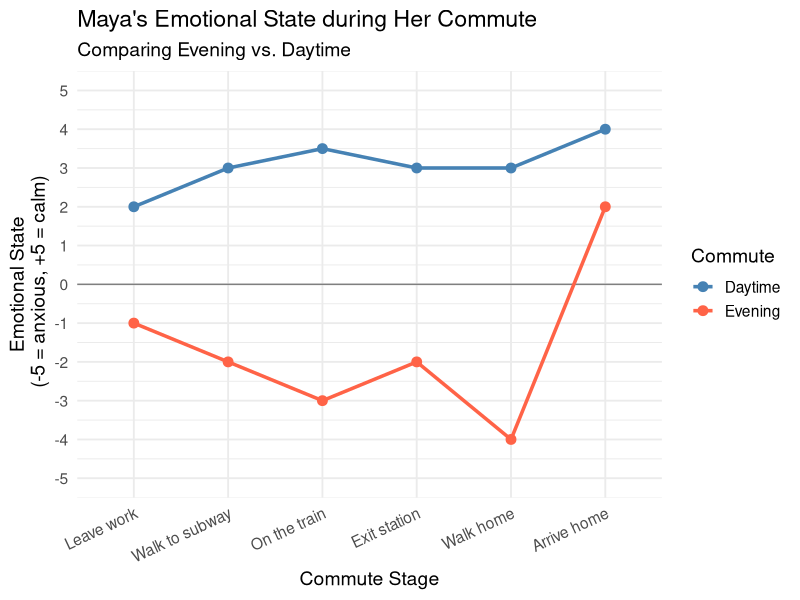
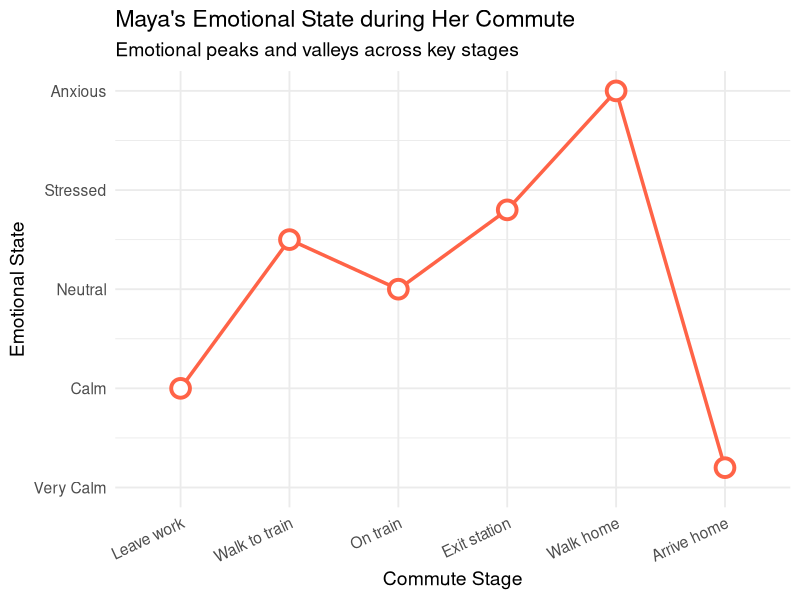
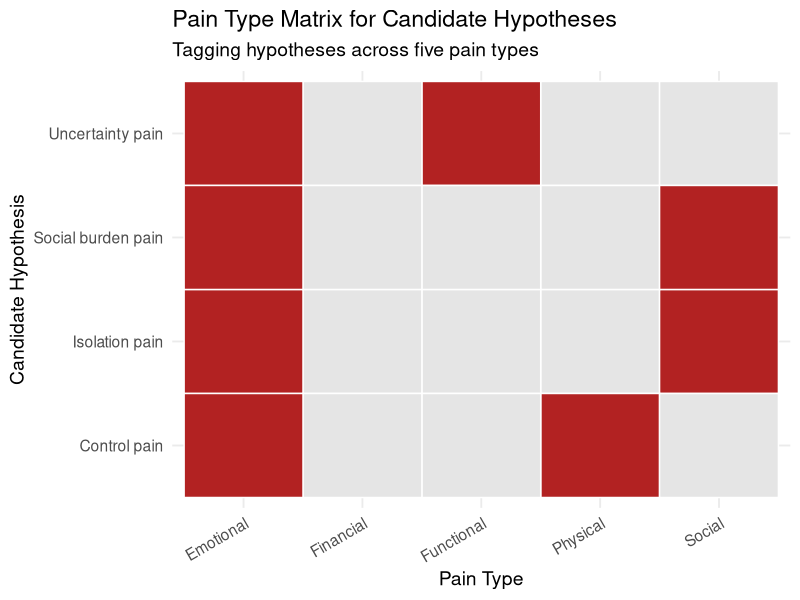

Reproduce these figures in R, in order.
## ---- chunk 1
#| label: maya-evening-commute
#| fig-cap: "Maya's Emotional State during Her Commute (Evening vs. Daytime)"
#| fig-width: 8
#| fig-height: 5
#| warning: false

library(ggplot2)
library(dplyr)
library(tidyr)

# Data: emotional state scores (1=very calm, 5=high anxiety)
stages <- c("Leave work", "Walk to subway", "On the train", "Exit station", "Walk home", "Arrive home")

data <- tibble(
  stage = factor(stages, levels = stages),
  Evening = c(-1, -2, -3, -2, -4, 2),
  Daytime = c( 2,  3,3.5,  3,  3, 4)
) %>%
  pivot_longer(cols = c(Evening, Daytime), names_to = "Commute", values_to = "Emotion")

ggplot(data, aes(x = stage, y = Emotion, group = Commute, color = Commute)) +
  scale_color_manual(values = c("Evening" = "tomato", 
                                "Daytime" = "steelblue")) +
  geom_hline(yintercept = 0, linetype = "solid", color = "gray50") +
  geom_line(size = 1.2) +
  geom_point(size = 3) +
  #geom_text(aes(label = Emotion), vjust = -1, size = 4) +   # show values
  scale_y_continuous(breaks = -5:5, limits = c(-5,5)) + #,                     labels = c("Very Calm","Calm","Neutral","Stressed","Anxious")) +
  labs(x = "Commute Stage",
       y = "Emotional State\n (-5 = anxious, +5 = calm)",
       title = "Maya's Emotional State during Her Commute",
       subtitle = "Comparing Evening vs. Daytime") +
  theme_minimal(base_size = 14) +
  theme(axis.text.x = element_text(angle = 25, hjust = 1))
## ---- chunk 2
#| label: maya-evening-commute-1
# #| fig-cap: "Maya's Emotional State during Her Commute"
#| fig-width: 8
#| fig-height: 5
#| message: false
#| warning: false

library(ggplot2)
library(dplyr)
library(tidyr)

# Data: Maya's emotional state during her evening commute
data_evening <- data.frame(
  stage = factor(c("Leave work", "Walk to train", "On train", "Exit station", "Walk home", "Arrive home"),
                 levels = c("Leave work", "Walk to train", "On train", "Exit station", "Walk home", "Arrive home")),
  Emotion = c(2, 3.5, 3, 3.8, 5, 1.2) # 1 = Very Calm … 5 = Anxious
)

# Plot: Evening commute only
ggplot(data_evening, aes(x = stage, y = Emotion, group = 1)) +
  geom_line(color = "tomato", size = 1.2) +
  geom_point(shape = 21,  # Shape 21 allows for separate fill and border
             colour = "tomato", # Border color
             fill = "white",   # Inner color (creates the "hole" effect)
             size = 5,         # Overall size of the point
             stroke = 2) +    # Thickness of the border
#  geom_point(color = "tomato", size = 5) +
#  geom_text(aes(label = Emotion), vjust = -1, color = "tomato") +
#   geom_hline(yintercept = 0, linetype = "dashed", color = "gray60") +
  scale_y_continuous(
    breaks = 1:5, limits = c(1, 5),
    labels = c("Very Calm", "Calm", "Neutral", "Stressed", "Anxious")
  ) +
  labs(
    x = "Commute Stage",
    y = "Emotional State",
    title = "Maya's Emotional State during Her Commute",
    subtitle = "Emotional peaks and valleys across key stages"
  ) +
  theme_minimal(base_size = 14) +
  theme(axis.text.x = element_text(angle = 25, hjust = 1))
## ---- chunk 3
library(ggplot2)
library(tidyr)

# Candidate hypotheses with pain type tags
pain_matrix <- data.frame(
  Hypothesis = c("Uncertainty pain", "Isolation pain", "Control pain", "Social burden pain"),
  Physical   = c(FALSE, FALSE, TRUE, FALSE),
  Functional = c(TRUE, FALSE, FALSE, FALSE),
  Financial  = c(FALSE, FALSE, FALSE, FALSE),
  Emotional  = c(TRUE, TRUE, TRUE, TRUE),
  Social     = c(FALSE, TRUE, FALSE, TRUE)
)

# Convert to long format for plotting
pain_long <- pivot_longer(pain_matrix, cols = -Hypothesis, names_to = "PainType", values_to = "Present")

# Heatmap-style matrix
ggplot(pain_long, aes(x = PainType, y = Hypothesis, fill = Present)) +
  geom_tile(color = "white", linewidth = 0.5) +
  scale_fill_manual(values = c("TRUE" = "firebrick", "FALSE" = "grey90")) +
  labs(
    title = "Pain Type Matrix for Candidate Hypotheses",
    subtitle = "Tagging hypotheses across five pain types",
    x = "Pain Type", y = "Candidate Hypothesis"
  ) +
  theme_minimal(base_size = 14) +
  theme(
    axis.text.x = element_text(angle = 30, hjust = 1),
    legend.position = "none"
  )
